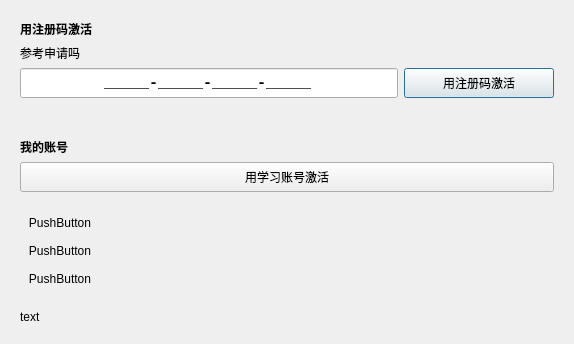
<?xml version="1.0" encoding="UTF-8"?>
<ui version="4.0">
 <class>RegDialog</class>
 <widget class="QDialog" name="RegDialog">
  <property name="geometry">
   <rect>
    <x>0</x>
    <y>0</y>
    <width>574</width>
    <height>318</height>
   </rect>
  </property>
  <property name="windowTitle">
   <string>软件激活</string>
  </property>
  <layout class="QVBoxLayout" name="verticalLayout_2" stretch="0,0,0,1">
   <property name="spacing">
    <number>20</number>
   </property>
   <property name="leftMargin">
    <number>20</number>
   </property>
   <property name="topMargin">
    <number>20</number>
   </property>
   <property name="rightMargin">
    <number>20</number>
   </property>
   <property name="bottomMargin">
    <number>20</number>
   </property>
   <item>
    <layout class="QGridLayout" name="gridLayout_2">
     <property name="sizeConstraint">
      <enum>QLayout::SetDefaultConstraint</enum>
     </property>
     <item row="3" column="1">
      <widget class="QPushButton" name="regButton">
       <property name="minimumSize">
        <size>
         <width>150</width>
         <height>30</height>
        </size>
       </property>
       <property name="text">
        <string>用注册码激活</string>
       </property>
      </widget>
     </item>
     <item row="3" column="0">
      <widget class="QLineEdit" name="editRegCode">
       <property name="minimumSize">
        <size>
         <width>0</width>
         <height>30</height>
        </size>
       </property>
       <property name="font">
        <font>
         <family>Courier New</family>
         <pointsize>11</pointsize>
         <weight>75</weight>
         <bold>true</bold>
        </font>
       </property>
       <property name="inputMask">
        <string>NNNNN-NNNNN-NNNNN-NNNNN;_</string>
       </property>
       <property name="maxLength">
        <number>23</number>
       </property>
       <property name="cursorPosition">
        <number>0</number>
       </property>
       <property name="alignment">
        <set>Qt::AlignCenter</set>
       </property>
      </widget>
     </item>
     <item row="0" column="0">
      <widget class="QLabel" name="labelUseRegCode">
       <property name="sizePolicy">
        <sizepolicy hsizetype="Preferred" vsizetype="Fixed">
         <horstretch>0</horstretch>
         <verstretch>0</verstretch>
        </sizepolicy>
       </property>
       <property name="font">
        <font>
         <pointsize>9</pointsize>
         <weight>75</weight>
         <bold>true</bold>
        </font>
       </property>
       <property name="text">
        <string>用注册码激活</string>
       </property>
      </widget>
     </item>
     <item row="1" column="0">
      <widget class="QLabel" name="labelMachineCode">
       <property name="sizePolicy">
        <sizepolicy hsizetype="Preferred" vsizetype="Fixed">
         <horstretch>0</horstretch>
         <verstretch>0</verstretch>
        </sizepolicy>
       </property>
       <property name="text">
        <string>参考申请吗</string>
       </property>
      </widget>
     </item>
    </layout>
   </item>
   <item>
    <layout class="QVBoxLayout" name="accountRegLayout">
     <property name="topMargin">
      <number>20</number>
     </property>
     <item>
      <widget class="QLabel" name="userNameLabel">
       <property name="font">
        <font>
         <weight>75</weight>
         <bold>true</bold>
        </font>
       </property>
       <property name="text">
        <string>我的账号</string>
       </property>
      </widget>
     </item>
     <item>
      <widget class="QPushButton" name="regAccountButton">
       <property name="minimumSize">
        <size>
         <width>0</width>
         <height>30</height>
        </size>
       </property>
       <property name="text">
        <string>用学习账号激活</string>
       </property>
      </widget>
     </item>
    </layout>
   </item>
   <item>
    <layout class="QVBoxLayout" name="verticalLayout">
     <item alignment="Qt::AlignLeft">
      <widget class="QPushButton" name="linkPurchase">
       <property name="cursor">
        <cursorShape>PointingHandCursor</cursorShape>
       </property>
       <property name="mouseTracking">
        <bool>true</bool>
       </property>
       <property name="text">
        <string>PushButton</string>
       </property>
       <property name="flat">
        <bool>true</bool>
       </property>
      </widget>
     </item>
     <item alignment="Qt::AlignLeft">
      <widget class="QPushButton" name="linkSupport">
       <property name="cursor">
        <cursorShape>PointingHandCursor</cursorShape>
       </property>
       <property name="mouseTracking">
        <bool>false</bool>
       </property>
       <property name="text">
        <string>PushButton</string>
       </property>
       <property name="flat">
        <bool>true</bool>
       </property>
      </widget>
     </item>
     <item alignment="Qt::AlignLeft">
      <widget class="QPushButton" name="linkProxy">
       <property name="cursor">
        <cursorShape>PointingHandCursor</cursorShape>
       </property>
       <property name="text">
        <string>PushButton</string>
       </property>
       <property name="flat">
        <bool>true</bool>
       </property>
      </widget>
     </item>
    </layout>
   </item>
   <item>
    <widget class="QLabel" name="labelHelpInfo">
     <property name="text">
      <string>text</string>
     </property>
     <property name="wordWrap">
      <bool>true</bool>
     </property>
    </widget>
   </item>
  </layout>
 </widget>
 <layoutdefault spacing="6" margin="11"/>
 <resources>
  <include location="mainwindow.qrc"/>
 </resources>
 <connections/>
</ui>
